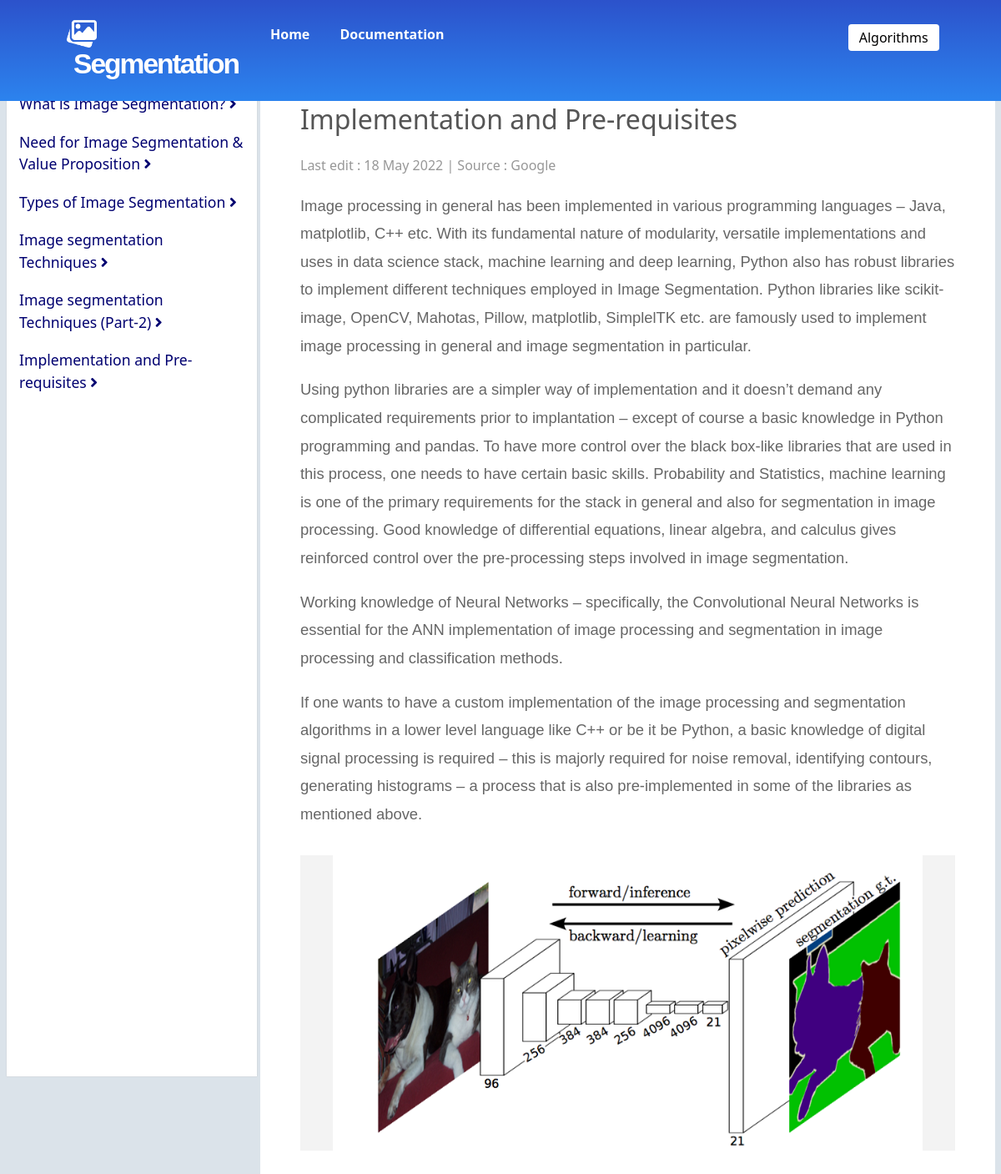
Page /Documentation?a=Article20220518081909Ite on the committed database.
### app/models.py (models this page shows)
class Article(models.Model):
    data_id = models.AutoField
    heading = models.CharField(max_length=200)
    source = models.CharField(max_length=50)
    content = models.TextField()
    date = models.CharField(max_length=50)
    article_id = models.CharField(max_length=100)

### app/views.py (the view, shortened to what this page needs)
# urls.py: path('Documentation',views.documentation,name='documentation'),
def documentation(request):
    getData = list(Article.objects.values("heading","article_id"))
    if "a" in request.GET:
        articleNeed = request.GET["a"]
        getArticle = list(Article.objects.filter(article_id = articleNeed))
        if len(getArticle) == 0:
            return HttpResponse("There is no such article exist")
        getArticle = getArticle[0]
        Article_Heading = getArticle.heading
        x = getArticle.content
        src = getArticle.source
        Article_date = getArticle.date
        articleBody = decodeMytags(Article_Heading,x,src,Article_date,articleNeed)
        if "error" in articleBody.keys():
            return HttpResponse("There is some error in this article")
        articleBody["sideData"] = getData
        return render(request,"Documentation.html",articleBody)

### app/complex.py (called while the page is built, shortened)
def decodeDate(d):
    li = list(d.split("-"))
    monthNumber = int(li[1])
    monthList = ["January","February","March","April","May","June","July","August","September","October","November","December"]
    month = monthList[monthNumber-1]
    date = li[0]+" "+month+" "+li[2]
    return date

def decodeImages(article,articleId,mydict):
    if "<img1>" in article:
        getImage = Media.objects.values("img1").filter(article_id = articleId,img_count = 1)
        getImage = list(getImage)
        list_len = len(getImage)
        if list_len == 0:
            return {"error":True}
        img1 = getImage[-1]["img1"]
        img1 = img1.split("/")
        img1 = img1[2]
        article = article.replace("<img1>","""<span class="for-article-img"><img src="/static/"""+img1+"""" class="article-img" alt="article-related-img" /></span>""")
        mydict["Content"] = article
        mydict["img1"] = img1
    return mydict

### Templates/Documentation.html (shortened to what this page needs)
{% load static %}
<!DOCTYPE html>
<html lang="en">
<head>
    <link rel="stylesheet" href="https://cdnjs.cloudflare.com/ajax/libs/font-awesome/5.15.4/css/all.min.css" />
    <link href="https://cdn.jsdelivr.net/npm/bootstrap@5.1.3/dist/css/bootstrap.min.css" rel="stylesheet">
    <link rel="stylesheet" type="text/css" href="{% static 'index.css' %}" media="screen" />
    <link rel="stylesheet" type="text/css" href="{% static 'docs.css' %}" media="screen" />
</head>
<body>
    <div class="top-div">
        <header class="header-main">
            <div class="left-for-logo">
                <img src="{% static 'image-gallery.png' %}" alt="image-segmentation" class="logo" />
                <h2 class="brand-name">Segmentation</h2>
            </div>
            <div class="right-for-btns">
                <div class="left-inner-btns">
                    <a href="Home" class="header-links">Home</a>
                    <a href="/Documentation" class="header-links">Documentation</a>
                </div>
                <div class="right-inner-btns">
                    <a href="" class="btn header-links-type2">Algorithms</a>
                </div>
            </div>
        </header>
    </div>
    <div class="left-sidebar">
        <div class="inner-sidebar">
            {% for data in sideData %}
                <a href="/Documentation?a={{data.article_id}}" class="sidebar-btns"> {{data.heading}} <i class="fas fa-angle-right"></i></a>
            {% endfor %}
        </div>
    </div>
    <div class="body-div">
        <div class="main-content-div">
            <div class="content-container">
                {{Content}}
            </div>
        </div>
    </div>
</body>
</html>

### Templates/css/index.css (style rules this page uses)
.top-div { height: auto; background: linear-gradient(#2c52cb,#2c83ee); padding-bottom: 3.5rem; }
.header-main { padding: 1rem; padding-top: 0.6rem; }
.left-for-logo { float: left; height: auto; width: 25%; padding-left: 4rem; }
.right-for-btns { float: left; height: auto; width: 70%; padding-top: 0.5rem; }
.logo { width: 2.25rem; height:2.25rem; display: block; float: left; }
.brand-name { font-size: 2.1rem; color: #fff; display: block; float: left; font-weight: 600; padding-left: 0.5rem; letter-spacing: -2px; font-family:Arial, Helvetica, sans-serif; }
a { text-decoration: none; }
.header-links { color:#fff; font-weight: 600; transition: 0.25s ease-in-out; cursor: pointer; margin-right: 1rem; margin-left: 1rem; }
.left-inner-btns { float: left; }
.right-inner-btns { float: right; }
.header-links-type2 { background-color: #fff; color: #000; padding-top: 3px; font-weight: 500; padding-bottom: 3px; transition: 0.4s ease-in-out; }

### Templates/css/docs.css (style rules this page uses)
body { margin: 0; background-color: #f1f3f6; }
.top-div { padding-bottom: 0; padding-top: 0.7rem; position: fixed; width: 100%; top: 0; left: 0; z-index: 18; }
.header-main { height: auto; }
.left-sidebar { z-index:0 ; width: 25%; left: 0; position: fixed; height: 80vh; margin-top: 5.75rem; margin-left: 0.5rem; background-color: rgb(255, 255, 255); box-shadow: 0px 0px 1px rgb(184, 184, 184); }
.inner-sidebar { width: 100%; height: 90%; overflow-y: auto; scrollbar-width: none;padding-bottom: 5rem; }
.sidebar-btns { display: block; font-size: 1.1rem; width: fit-content; margin-left: 5%; margin-right: 5%; margin-top: 1.2rem; margin-bottom:1.2rem; font-weight: 500; color: rgb(0, 0, 112); transition: 0.3s ease-in-out; }
.body-div { height: 100vh; width: 100vw; overflow-y: auto; background-color: #f1f3f6; background-color:rgb(219, 227, 234); padding-left: 26%; padding-top: 5.75rem; scrollbar-width: none; }
.main-content-div { background-color: #fff; height: 99%; width: 99.2%; overflow-y: auto; }
.content-container { width: 100%; height: auto; padding-left: 3rem; padding-right: 3rem; padding-bottom: 5rem; }
.main-content-heading { width: 90%; padding-top:2rem; font-size: 2rem; color: #555; }
.content-label { display: block; padding-top: 1rem; padding-bottom: 1rem; color: #979797; }
.main-content-para { width: 100%; padding-top: 0.2rem; font-size: 1.15rem; line-height: 2.1rem; color: #666; font-family: 'Lucida Sans', 'Lucida Sans Regular', 'Lucida Grande', 'Lucida Sans Unicode', Geneva, Verdana, sans-serif; }
.for-article-img { background-color: #f3f3f3; margin-top: 2rem; width: 100%; margin-bottom: 2rem; display: block; height: auto; }
.article-img { max-width: 90%; max-height: 23rem; display: block; margin: 0 auto; }

### rows in the picture
Article: heading "Implementation and Pre-requisites Last edit : 18 May 2022 | Source : Google Image processing in general has been implemented in various programming languages – Java, matplotlib, C++ etc. With its fundamental nature of modularity, versatile implementations and uses in data science stack, machine learning and deep learning, Python also has robust libraries to implement different techniques employed in Image Segmentation. Python libraries like scikit-image, OpenCV, Mahotas, Pillow, matplotlib, SimplelTK etc. are famously used to implement image processing in general and image segmentation in particular. Using python libraries are a simpler way of implementation and it doesn’t demand any…", heading (picture)

### other values in the picture
{{ data.heading }} "What is Image Segmentation?" "Need for Image Segmentation & Value Proposition" "Types of Image Segmentation" "Image segmentation Techniques" "Image segmentation Techniques (Part-2)" "Implementation and Pre-requisites"
